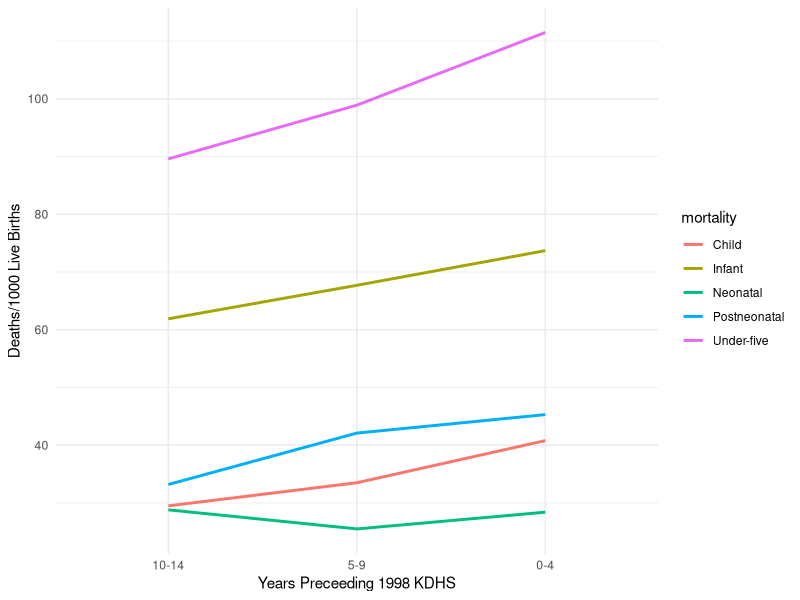
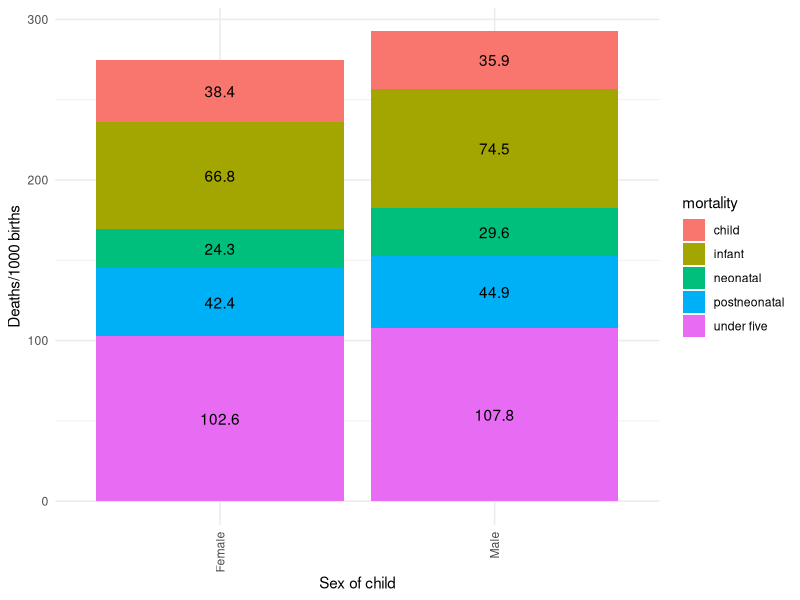
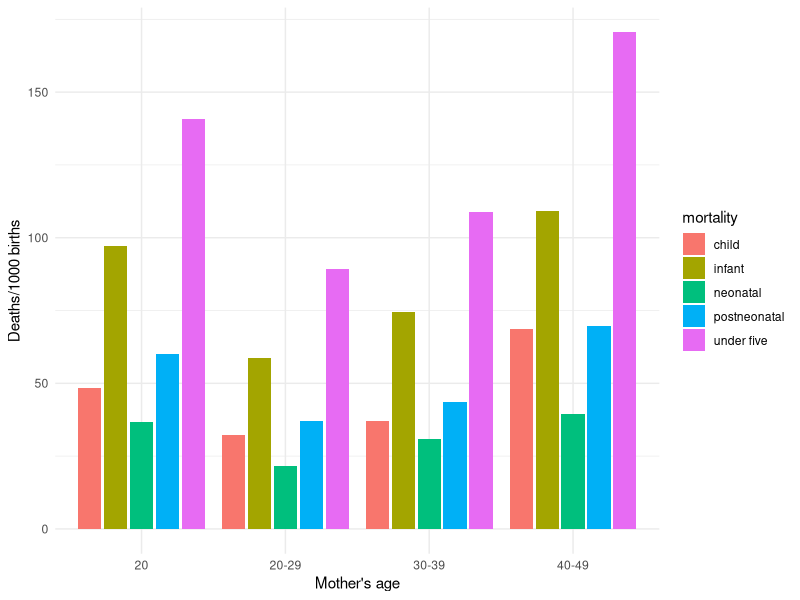
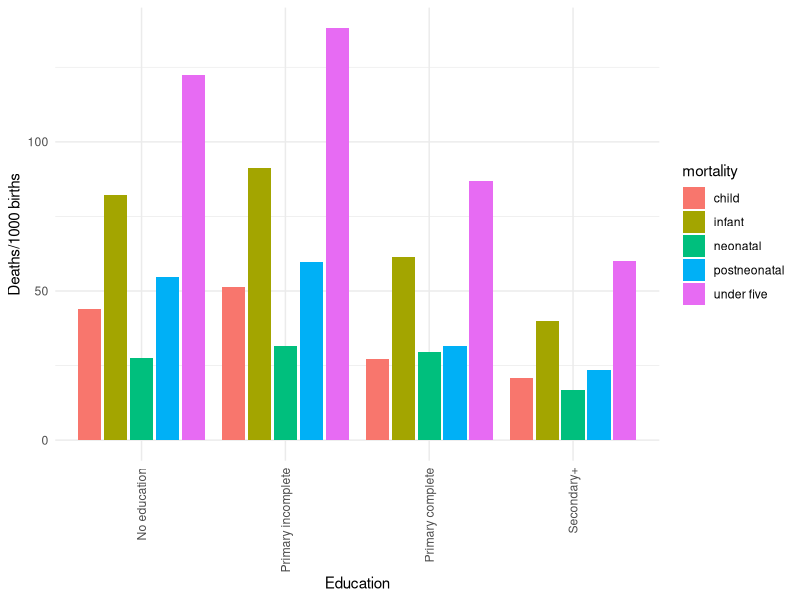
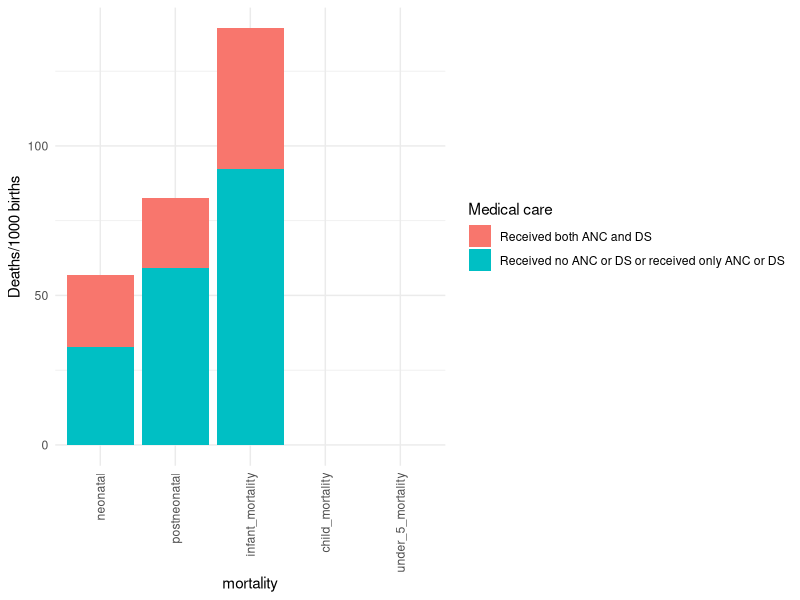

Here is the R script that generated these plots, in order:
## ---- chunk 1
library(tidyverse)
library(ggplot2)
## ---- chunk 2
mortality_data <- read.csv("inputs/data/cleaned_data.csv")
## ---- chunk 3

mortality_data$years_preceeding <- factor(mortality_data$years_preceeding, levels=c("10-14", "5-9", "0-4"))

ggplot(mortality_data, aes(x = factor(years_preceeding), y = nmr, colour = mortality, group = mortality)) +
  geom_line(size=1)+
  theme_minimal()+
  ylab("Deaths/1000 Live Births")+
  xlab("Years Preceeding 1998 KDHS")
  
## ---- chunk 4
child_mortality_gender_data <- read.csv("inputs/data/child_mortality_gender_data.csv")
## ---- chunk 5
child_mortality_gender_long <- child_mortality_gender_data %>% 
  select(c(1,2,3,4,5,6)) %>% 
  gather(mortality, value, -c(sex_of_baby))


ggplot(child_mortality_gender_long, aes(x = sex_of_baby, y = value, fill = mortality, label = value)) +
  geom_col()+
  theme_minimal()+
  geom_text(position = position_stack(vjust = 0.5))+
  theme_minimal()+
  theme(axis.text.x = element_text(angle = 90, vjust = 0.5, hjust=1))+
  ylab("Deaths/1000 births")+
  xlab("Sex of child")+
  scale_fill_discrete(labels = c("child", "infant", "neonatal", "postneonatal", "under five"))

## ---- chunk 6
child_mortality_moth_age_data <- read.csv("inputs/data/child_mortality_moth_age_data.csv")
## ---- chunk 7
child_mortality_moth_age_long <- child_mortality_moth_age_data %>% select(c(1,2,3,4,5,6)) %>% gather(mortality, value, -c(mother_age))

ggplot(child_mortality_moth_age_long, aes(x = mother_age, y = value, fill = mortality, label = value)) +
  geom_col(position="dodge2")+
  theme_minimal()+
  ylab("Deaths/1000 births")+
  xlab("Mother's age")+
  scale_fill_discrete(labels = c("child", "infant", "neonatal", "postneonatal", "under five"))
## ---- chunk 8
child_mortality_moth_educ_data <- read.csv("inputs/data/child_mortality_moth_educ_data.csv")
## ---- chunk 9
child_mortality_moth_educ_long <- child_mortality_moth_educ_data %>% select(c(1,2,3,4,5,6)) %>% gather(mortality, value, -c(education))

child_mortality_moth_educ_long$education <- factor(child_mortality_moth_educ_long$education, levels=c("No education", "Primary incomplete", "Primary complete", "Secondary+"))

ggplot(child_mortality_moth_educ_long, aes(x = education, y = value, fill = mortality, label = value)) +
  geom_col(position="dodge2")+
  theme_minimal()+
  theme(axis.text.x = element_text(angle = 90, vjust = 0.5, hjust=1))+
  ylab("Deaths/1000 births")+
  xlab("Education")+
  scale_fill_discrete(labels = c("child", "infant", "neonatal", "postneonatal", "under five"))

## ---- chunk 10
child_mortality_med_care_data <- read.csv("inputs/data/child_mortality_med_care_data.csv")
## ---- chunk 11
child_mortality_med_care_long <- child_mortality_med_care_data %>% select(c(1,2,3,4,5,6)) %>% gather(mortality, value, -c(medical_care))

child_mortality_med_care_long$mortality <- factor(child_mortality_med_care_long$mortality, levels = c("neonatal", "postneonatal", "infant_mortality", "child_mortality", "under_5_mortality"))

ggplot(child_mortality_med_care_long, aes(x = mortality, y = value, fill = medical_care, label = value)) +
  geom_col()+
  theme_minimal()+
  ylab("Deaths/1000 births")+
  theme(axis.text.x = element_text(angle = 90, vjust = 0.5, hjust=1))+
  scale_fill_discrete(name = "Medical care")

